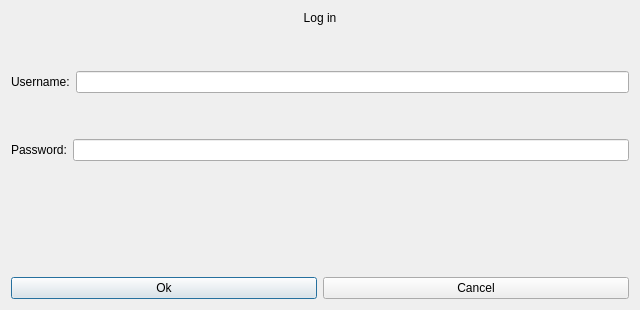
<?xml version="1.0" encoding="UTF-8"?>
<ui version="4.0">
 <class>LoginDialog</class>
 <widget class="QDialog" name="LoginDialog">
  <property name="geometry">
   <rect>
    <x>0</x>
    <y>0</y>
    <width>640</width>
    <height>310</height>
   </rect>
  </property>
  <property name="windowTitle">
   <string>Dialog</string>
  </property>
  <layout class="QVBoxLayout" name="verticalLayout_2">
   <item>
    <layout class="QVBoxLayout" name="verticalLayout">
     <item>
      <widget class="QLabel" name="label_3">
       <property name="text">
        <string>Log in</string>
       </property>
       <property name="alignment">
        <set>Qt::AlignmentFlag::AlignCenter</set>
       </property>
      </widget>
     </item>
     <item>
      <spacer name="verticalSpacer_3">
       <property name="orientation">
        <enum>Qt::Orientation::Vertical</enum>
       </property>
       <property name="sizeHint" stdset="0">
        <size>
         <width>20</width>
         <height>40</height>
        </size>
       </property>
      </spacer>
     </item>
     <item>
      <layout class="QHBoxLayout" name="horizontalLayout">
       <item>
        <widget class="QLabel" name="label">
         <property name="text">
          <string>Username:</string>
         </property>
        </widget>
       </item>
       <item>
        <widget class="QLineEdit" name="lineEditUsername"/>
       </item>
      </layout>
     </item>
     <item>
      <spacer name="verticalSpacer">
       <property name="orientation">
        <enum>Qt::Orientation::Vertical</enum>
       </property>
       <property name="sizeType">
        <enum>QSizePolicy::Policy::Expanding</enum>
       </property>
       <property name="sizeHint" stdset="0">
        <size>
         <width>20</width>
         <height>40</height>
        </size>
       </property>
      </spacer>
     </item>
     <item>
      <layout class="QHBoxLayout" name="horizontalLayout_2">
       <item>
        <widget class="QLabel" name="label_2">
         <property name="text">
          <string>Password:</string>
         </property>
        </widget>
       </item>
       <item>
        <widget class="QLineEdit" name="lineEditPassword"/>
       </item>
      </layout>
     </item>
    </layout>
   </item>
   <item>
    <spacer name="verticalSpacer_2">
     <property name="orientation">
      <enum>Qt::Orientation::Vertical</enum>
     </property>
     <property name="sizeHint" stdset="0">
      <size>
       <width>20</width>
       <height>40</height>
      </size>
     </property>
    </spacer>
   </item>
   <item>
    <layout class="QHBoxLayout" name="horizontalLayout_3">
     <item>
      <widget class="QPushButton" name="pushButtonLogin">
       <property name="text">
        <string>Ok</string>
       </property>
      </widget>
     </item>
     <item>
      <widget class="QPushButton" name="pushButtonCancel">
       <property name="text">
        <string>Cancel</string>
       </property>
      </widget>
     </item>
    </layout>
   </item>
  </layout>
 </widget>
 <resources/>
 <connections/>
</ui>
